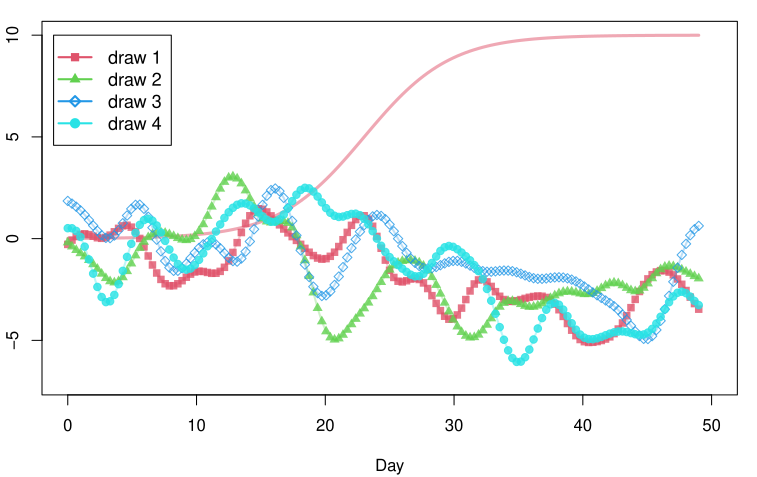

The R source for this figure:
par(oma = rep(0,4), mar=c(4.1, 2.1, 1.1, 1))
P_growth = function(t, r, K, P0) {
    K / ( 1 + exp(-r*t)*(K-P0)/P0 )
}

# Simulate time series with Gaussian process
GP = function(max_cov, rate, distMat, delta=0) {  # Gaussian kernel function
    m = max_cov * exp( - rate * distMat^2 )   
    diag(m) = diag(m) + delta
    m
}
n_days = 49
obs_times = seq(0, n_days, length=150)
obs_dist = dist(obs_times, diag=T, upper=T) |> as.matrix()
GPkernal = GP( max_cov=2, rate=.15, distMat=obs_dist )

gamma = .3
P = P_growth(obs_times, r=.3, K=10, P0=.01)

set.seed(10)
plot(1, type="n", xlim=c(0,50), ylim=c(-7,10), xlab="Day", ylab = "")
lines(obs_times, P, lwd=3, col=stom::col.alpha(2))
for ( i in 2:5 ) {
    N = MASS::mvrnorm( 1, -gamma * P, GPkernal )
    lines( obs_times, N, col=stom::col.alpha(i,.3), lwd=2 )
    points( obs_times, N, col=stom::col.alpha(i,.8), pch=c(15,17,23,19)[i-1] )
}
legend(-1.1, 10, paste("draw",1:4), col = 2:5, pch=c(15,17,23,19),
       lty=1, lwd=2, cex=1.1 )
